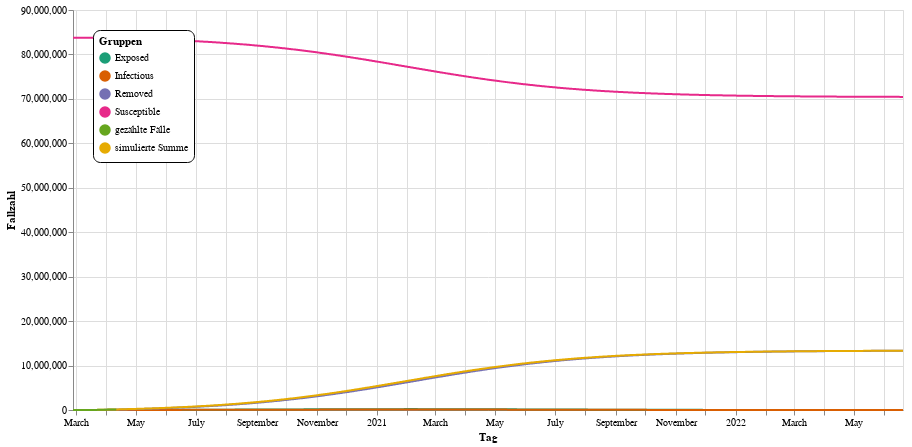

Here is the notebook cell this chart was saved with:
### Markdown cell above
Im Diagramm ist leicht zu sehen, dass das Modell den echten Zahlen mit geringen Abweichungen folgt.

Auf dieser Basis kann man nun eine Prognose für die nächsten 800 Tage berechnen:

### Code cell
def prediction(prediction_days=365, max_val=bev_de, r3=r2, r4=r2,
               it1 = dt.datetime(year=2020, month=3, day=20),
               it2 = dt.datetime(year=2020, month=3, day=28),
               it3 = dt.datetime(year=2020, month=4, day=20),
               it4 = dt.datetime(year=2020, month=4, day=20)):
    cases = np.array(data["Fallzahl"])
    times = np.arange(0., len(cases), 1.0)
    model = SEIR(p0=(bev_de-data["Fallzahl"][0], 0, data["Fallzahl"][0], 0),
                 intervention_times=[(it1-data["Tag"][0]).days, 
                                     (it2-data["Tag"][0]).days, 
                                     (it3-data["Tag"][0]).days, 
                                     (it4-data["Tag"][0]).days],
                 t_vals=times)
    times = np.arange(0., len(cases)+prediction_days, 1.0)
    seir_predictions = model.getSEIR(times, [r0, r1, r2, r3, r4], e0)
    sum_predictions = np.sum(seir_predictions[:, 1:], axis=1)
    dates = [data["Tag"][0] + dt.timedelta(days=i) for i in times]
    seir_data = pd.DataFrame(np.concatenate([
        np.concatenate([np.stack([dates, clip_values(seir_predictions[:, i], max_val), [t]*len(times)], axis=1)
                        for i, t in enumerate(["Susceptible", "Exposed", "Infectious", "Removed"])]),
        np.stack([dates, clip_values(sum_predictions, max_val), ["simulierte Summe"]*len(times)], axis=1)]),
        columns=("Tag", "Fallzahl", "Typ")
    )
    data["Typ"] = "gezählte Fälle"
    return seir_data.append(data, ignore_index=True)

plot(prediction(prediction_days=800))

### Figure 1 — Vega-Lite specification as saved in the notebook (floating-point values rounded to 4 significant figures; data arrays with more than 128 entries replaced by an {"elided": "..."} marker saying what was removed)
{"config": {"view": {"continuousWidth": 400, "continuousHeight": 300}}, "layer": [{"mark": {"type": "line", "point": false}, "encoding": {"color": {"type": "nominal", "field": "Typ", "legend": {"cornerRadius": 7, "fillColor": "white", "legendX": 20, "legendY": 20, "orient": "none", "padding": 6, "strokeColor": "black", "title": "Gruppen"}, "scale": {"scheme": "dark2"}}, "x": {"type": "temporal", "field": "Tag", "title": "Tag"}, "y": {"type": "quantitative", "field": "Fallzahl", "title": "Fallzahl"}}}, {"mark": "point", "encoding": {"opacity": {"value": 0}, "x": {"type": "temporal", "field": "Tag", "title": "Tag"}}, "selection": {"selector002": {"type": "single", "nearest": true, "on": "mouseover", "fields": ["Tag"], "empty": "none"}}}, {"mark": "point", "encoding": {"color": {"type": "nominal", "field": "Typ", "legend": {"cornerRadius": 7, "fillColor": "white", "legendX": 20, "legendY": 20, "orient": "none", "padding": 6, "strokeColor": "black", "title": "Gruppen"}, "scale": {"scheme": "dark2"}}, "opacity": {"condition": {"value": 1, "selection": "selector002"}, "value": 0}, "x": {"type": "temporal", "field": "Tag", "title": "Tag"}, "y": {"type": "quantitative", "field": "Fallzahl", "title": "Fallzahl"}}}, {"mark": {"type": "rule", "color": "gray"}, "encoding": {"x": {"type": "temporal", "field": "Tag", "title": "Tag"}}, "transform": [{"filter": {"selection": "selector002"}}]}, {"mark": {"type": "text", "align": "left", "dx": 4, "dy": -8}, "encoding": {"color": {"type": "nominal", "field": "Typ", "legend": {"cornerRadius": 7, "fillColor": "white", "legendX": 20, "legendY": 20, "orient": "none", "padding": 6, "strokeColor": "black", "title": "Gruppen"}, "scale": {"scheme": "dark2"}}, "text": {"condition": {"type": "quantitative", "field": "Fallzahl", "selection": "selector002"}, "value": " "}, "x": {"type": "temporal", "field": "Tag", "title": "Tag"}, "y": {"type": "quantitative", "field": "Fallzahl", "title": "Fallzahl"}}}, {"mark": {"type": "text", "align": "left", "dx": 4, "dy": -8}, "encoding": {"color": {"value": "gray"}, "text": {"condition": {"type": "temporal", "field": "Tag", "selection": "selector002"}, "value": " "}, "x": {"type": "temporal", "field": "Tag", "title": "Tag"}, "y": {"value": 16}}, "transform": [{"filter": {"selection": "selector002"}}]}], "data": {"name": "data-ef3df6c35e3f04fc42a85be5bb5da304"}, "height": 400, "width": 830, "$schema": "https://vega.github.io/schema/vega-lite/v4.8.1.json", "datasets": {"data-ef3df6c35e3f04fc42a85be5bb5da304": {"elided": "4270 records"}}}
